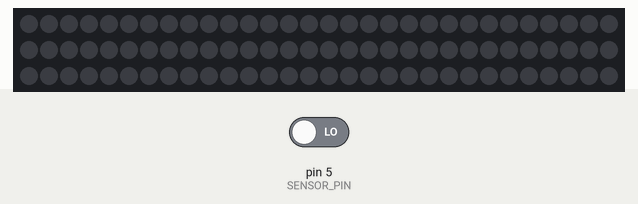
Simulated run of this sketch. Board: Arduino Uno, built with avr-gcc and run on an emulated ATmega328P. Parts: 90 RGB LEDs in strip order, left to right, continuing on the next row. The inputs (shaded band) are chosen by the test bench; at power-on: pin 5 (SENSOR_PIN) LOW. Dim RGB values are drawn brighter than linear; random numbers use the default seed unless the sketch sets one.

Above: at 2.2 s.
2.3 s: pin 5 (SENSOR_PIN) driven HIGH
At 3.9 s:
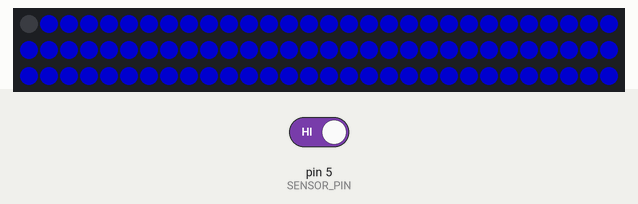
5.0 s: pin 5 (SENSOR_PIN) driven LOW
At 5.53 s:
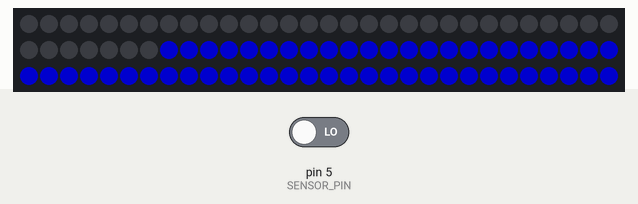
7.3 s: pin 5 (SENSOR_PIN) driven HIGH
At 7.81 s:
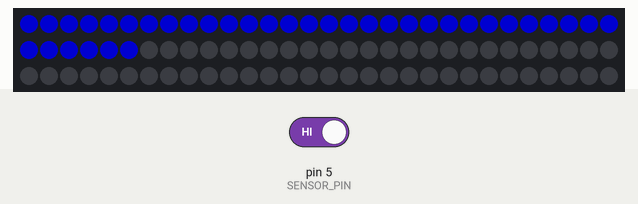
Timing chart, 0 to 10.3 s (numbered marks = the images above; inputs shaded):
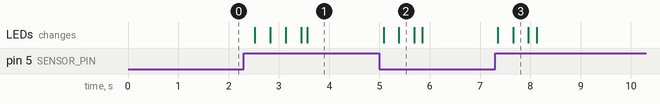

Measured:
- after the input at 2.3 s, the LEDs: first change after 0.22 s (image 1 shows a later state)
- after the input at 5.0 s, the LEDs: first change after 0.08 s (image 2 shows a later state)
- after the input at 7.3 s, the LEDs: first change after 0.06 s (image 3 shows a later state)

The sketch:

IRSensorTOWS2811.ino
```cpp
#include <FastLED.h>


#define SENSOR_PIN 5
int old_value = 0;
int sensor_value = 0;

#define LED_PIN     3
#define NB_LEDS     90
#define BRIGHTNESS  255
#define LED_TYPE    WS2811
#define COLOR_ORDER GRB
CRGB leds[NB_LEDS];

#define UPDATES_PER_SECOND 100

int rndm_function = 0;

void setup()
{
    Serial.begin(9600);
    pinMode(SENSOR_PIN, INPUT);
    delay(1000);
    FastLED.addLeds<LED_TYPE, LED_PIN, COLOR_ORDER>(leds, NB_LEDS).setCorrection( TypicalLEDStrip );
    FastLED.setBrightness(BRIGHTNESS);
}


void loop()
{
    sensor_value = digitalRead(SENSOR_PIN);
    if (sensor_value == HIGH && old_value == 0)
    {
        rndm_function = random(1, 30);
        whichFunction(rndm_function);
        old_value = 1;
    }
    else if (sensor_value == LOW && old_value == 1)
    {
        offAllLeds();
        old_value = 0;
    }
    delay(300);
}

void offAllLeds()
{
    int index = 0;

    while (index < NB_LEDS)
    {
        leds[index] = CRGB::Black;
        index++;
        delay(5);
        FastLED.show();
    }
}

void whichFunction(int fnct)
{
    CRGB color = getColor();

    if (fnct > 20)
        onEffect1(color);
    else if (fnct > 10)
        onEffect2(color);
    else if (fnct > 0)
        onEffect3(color);
}

CRGB getColor()
{
    int red = 0;
    int green = 0;
    int blue = 0;
    while (red + green + blue < 255)
    {
        red = random(0, 255);
        green = random(0, 255);
        blue = random(0, 255);
    }
    return (red, green, blue);
}

void onEffect1(CRGB color)
{
    int index = 0;

    while (index < NB_LEDS)
    {
        leds[index] = color;
        index++;
        delay(5);
        FastLED.show();
    }
}

void onEffect2(CRGB color)
{
    int index = 0;

    while (index < NB_LEDS / 2)
    {
        leds[NB_LEDS / 2 + index] = color;
        leds[NB_LEDS / 2 - index] = color;
        index++;
        delay(20);
        FastLED.show();
    }
}

void onEffect3(CRGB color)
{
    int index_zone = 0;
    int index = 0;

    while (index_zone <20)
    {
        index = index_zone;
        while (index < NB_LEDS)
        {
            leds[index] = color;
            index+=20;
        }
        index_zone++;
        delay(50);
        FastLED.show();
    }
}
```
